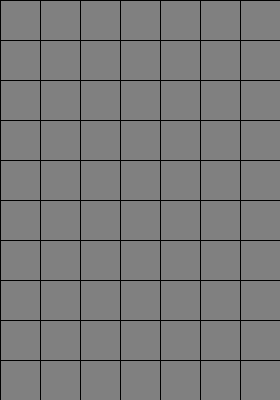
Frame 1 (no input)
Frame 60 (the mouse pressed at the canvas centre just before this capture): identical to frame 1, image omitted
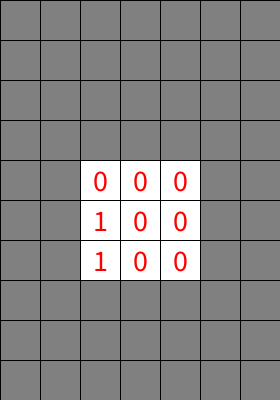
Frame 120 (the mouse held since frame 60 and released just before this capture)

The Processing sketch that drew these frames (run headless with seeded random() and noise(); from frame 60 on, the mouse is pressed at the canvas centre):

// Processing sketch: week14_15_minesweep_part4_show_many_zeros_and_not_9_for_ii_for_
// ── week14_15_minesweep_part4_show_many_zeros_and_not_9_for_ii_for_.pde
// week14_15_minesweep_part4_show_many_zeros_and_not_9_for_ii_for_jj
// 修改自 week14_14_minesweep_part3_click_mousePressed_show_one_number
// 畫出格子了, 但是第一下希望是空格, 把其他的數字都顯示
int [][]show = new int[10][7]; // 一開始,都不秀
void setup(){
  size(280,400);
  for(int k=0; k<1; k++){ // 要放5個地雷
    int i = int(random(10)), j = int(random(7));
    map[i][j] = 9;
  }
  for(int i=0; i<10; i++){
    for(int j=0; j<7; j++){
      if(map[i][j]==9){
        for(int ii=i-1; ii<=i+1; ii++){
          for(int jj=j-1; jj<=j+1; jj++){
            if(ii<0 || jj<0 || ii>=10 || jj>=7) continue;
            if(map[ii][jj]!=9) map[ii][jj]++;
          }
        }
      }
    }
  }
  textSize(30);
  textAlign(CENTER,CENTER);
}
int [][] map = new int[10][7]; 
void draw(){
  for(int i=0; i<10; i++){
    for(int j=0; j<7; j++){
      fill(128); rect(j*40,i*40, 40, 40);
      if(show[i][j]==1){ // 要秀的時候, 才秀數字
        fill(255); rect(j*40,i*40, 40, 40);
        fill(#FF0000); text(map[i][j], j*40+20, i*40+20); 
      }
    }
  }
}
void mousePressed(){
  int i = mouseY/40, j = mouseX/40;
  show[i][j] = 1;
  if(map[i][j]==0){
    for(int ii=i-1; ii<=i+1; ii++){
      for(int jj=j-1; jj<=j+1; jj++){
        if(ii<0 || jj<0 || ii>=10 || jj>=7) continue;
        show[ii][jj] = 1;
      }
    }
  }
}
